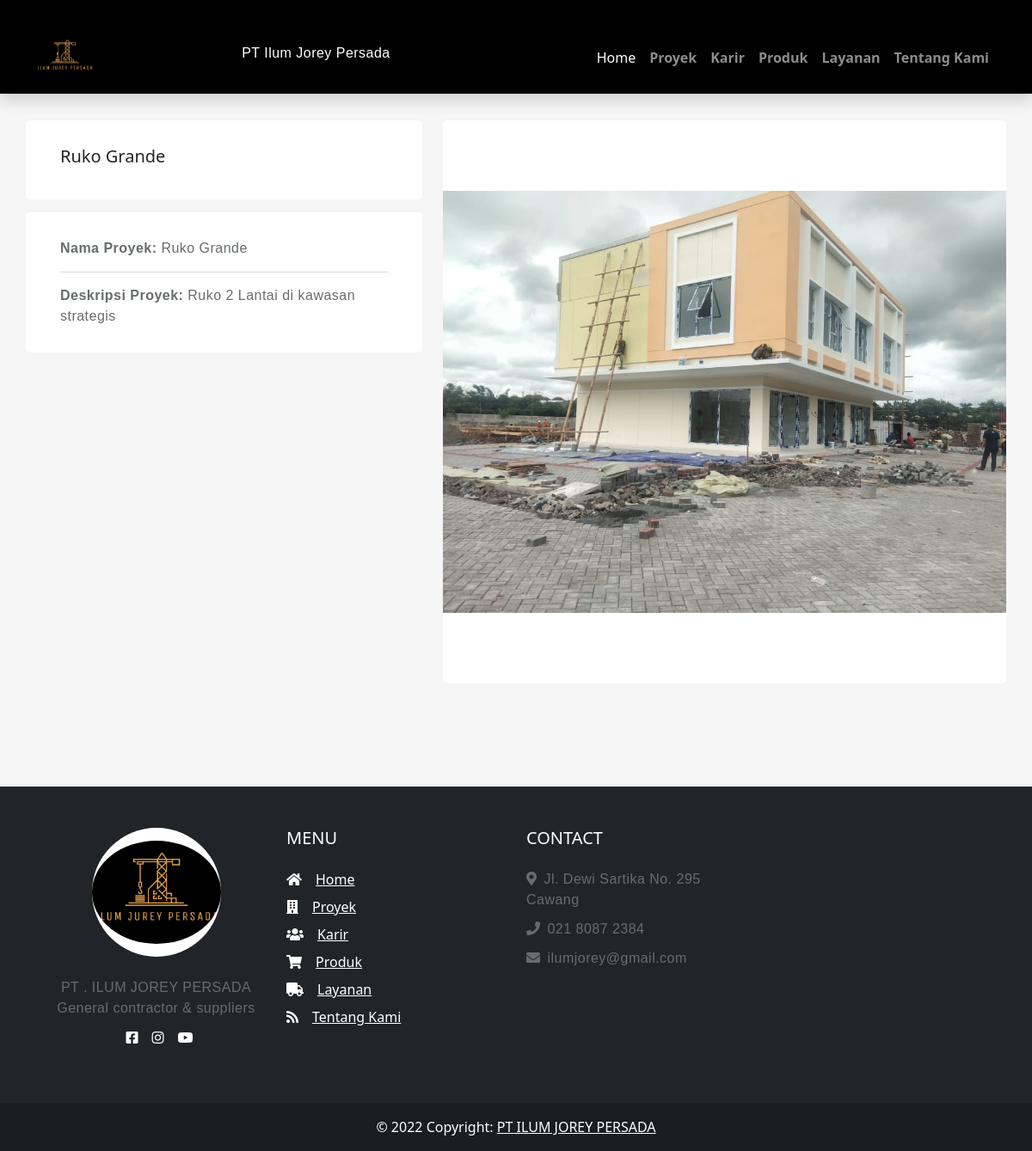
The app's page /detailproyek.php?ID_Proyek=1 with its own data.
### tables this page shows
CREATE TABLE `proyek` (
  `ID_Proyek` int(3) NOT NULL,
  `Nama_Proyek` text NOT NULL,
  `Deskripsi_Proyek` text NOT NULL,
  `gambar` varchar(255) NOT NULL
);

### detailproyek.php (the view, shortened to what this page needs)
<!DOCTYPE html>
<lang="en">
  <head>
    <link href="https://cdn.jsdelivr.net/npm/bootstrap@5.0.2/dist/css/bootstrap.min.css" rel="stylesheet" />
    <link rel="stylesheet" href="https://cdn.jsdelivr.net/npm/bootstrap-icons@1.8.3/font/bootstrap-icons.css">
    <link rel="stylesheet" href="style.css">
  </head>
  <nav class="navbar navbar-expand-lg navbar-dark shadow fixed-top" style="background-color: #000000;">
    <div class="container" style=" margin-bottom: -2%">
      <a class="navbar-brand" style="width:20%" href="#"> <img class="anjay" src="image/logo.jpeg" style="width:30%; padding:12% 0% ">
      </a>
      <p class="text-white">PT Ilum Jorey Persada</p>
      <div class="collapse navbar-collapse" id="navbarNav">
        <ul class="navbar-nav ms-auto">
          <li class="nav-item">
            <a class="nav-link active" aria-current="page" href="index.php#">Home</a>
          </li>
          <li class="nav-item">
            <a class="fw-bold nav-link" href="index.php#Proyek">Proyek</a>
          </li>
          <li class="nav-item">
            <a class="fw-bold nav-link" href="index.php#Karir">Karir</a>
          </li>
          <li class="nav-item">
            <a class="fw-bold nav-link" href="index.php#Produk">Produk</a>
          </li>
          <li class="nav-item">
            <a class="fw-bold nav-link" href="index.php#Layanan">Layanan</a>
          </li>
          <li class="nav-item">
            <a class="fw-bold nav-link" href="index.php#About">Tentang Kami</a>
          </li>
        </ul>
      </div>
    </div>
  </nav>
  <link rel="stylesheet" href="style2.css">
  <link rel="stylesheet" href="https://cdnjs.cloudflare.com/ajax/libs/font-awesome/5.12.1/css/all.min.css" />
  <?php
  include "config.php";
  $ID_Proyek = $_GET['ID_Proyek'];
  $data = mysqli_query($sambungin, "SELECT * FROM proyek where ID_Proyek='$ID_Proyek'");
  $d = mysqli_fetch_array($data);
  ?>
  <div class="container" style="padding:10% 0%">
    <div class="row">
      <div class="col-md-5">
        <div class="project-info-box mt-0">
          <h5><?php echo $d['Nama_Proyek'] ?></h5>
        </div>
        <div class="project-info-box">
          <p><b>Nama Proyek:</b> <?php echo $d['Nama_Proyek'] ?></p>
          <p><b>Deskripsi Proyek:</b> <?php echo $d['Deskripsi_Proyek'] ?></p>
        </div>
      </div>
      <div class="col-md-7">
        <img src="admin/upload/<?php echo $d['gambar']; ?>" alt="project-image" class="rounded">
      </div>
    </div>
  </div>
  <footer class="bg-dark text-center text-lg-start text-white">
    <div class="container p-4">
      <div class="row my-4">
        <div class="col-lg-3 col-md-6 mb-4 mb-md-0">
          <div class="rounded-circle bg-white shadow-1-strong d-flex align-items-center justify-content-center mb-4 mx-auto" style="width: 150px; height: 150px;">
            <img src="image/logo.jpeg" alt="ilum" width="200" class="rounded-circle">
          </div>
          <p class="text-center">PT . ILUM JOREY PERSADA General contractor & suppliers</p>
          <ul class="list-unstyled d-flex flex-row justify-content-center">
            <li>
              <a class="text-white px-2" href="#!">
                <i class="fab fa-facebook-square"></i>
              </a>
            </li>
            <li>
              <a class="text-white px-2" href="#!">
                <i class="fab fa-instagram"></i>
              </a>
            </li>
            <li>
              <a class="text-white ps-2" href="#!">
                <i class="fab fa-youtube"></i>
              </a>
            </li>
          </ul>
        </div>
        <div class="col-lg-3 col-md-6 mb-4 mb-md-0">
          <h5 class="text-uppercase mb-4">Menu</h5>
          <ul class="list-unstyled">
            <li class="mb-2">
              <a href="#" class="text-white"><i class="fas fa-home pe-3"></i>Home</a>
            </li>
            <li class="mb-2">
              <a href="#Proyek" class="text-white"><i class="fas fa-building pe-3"></i>Proyek</a>
            </li>
            <li class="mb-2">
              <a href="#Karir" class="text-white"><i class="fas fa-users pe-3"></i>Karir</a>
            </li>
            <li class="mb-2">
              <a href="#Produk" class="text-white"><i class="fas fa-shopping-cart pe-3"></i>Produk</a>
            </li>
            <li class="mb-2">
              <a href="#Layanan" class="text-white"><i class="fas fa-truck pe-3"></i>Layanan</a>
            </li>
            <li class="mb-2">
              <a href="#About" class="text-white"><i class="fas fa-rss pe-3"></i>Tentang Kami</a>
            </li>
          </ul>
        </div>
        <div class="col-lg-3 col-md-6 mb-4 mb-md-0">
          <h5 class="text-uppercase mb-4">Contact</h5>
          <ul class="list-unstyled">
            <li>
              <p><i class="fas fa-map-marker-alt pe-2"></i>Jl. Dewi Sartika No. 295 Cawang</p>
            </li>
            <li>
              <p><i class="fas fa-phone pe-2"></i>021 8087 2384</p>
            </li>
            <li>
              <p><i class="fas fa-envelope pe-2 mb-0"></i>ilumjorey@gmail.com</p>
            </li>
          </ul>
        </div>
      </div>
    </div>
    <div class="text-center p-3" style="background-color: rgba(0, 0, 0, 0.2)">
      © 2022 Copyright:
      <a class="text-white">PT ILUM JOREY PERSADA</a>
    </div>
  </footer>
  </body>
  </html>

### style2.css (style rules this page uses)
.project-info-box { margin: 15px 0; background-color: #fff; padding: 30px 40px; border-radius: 5px; }
.project-info-box p { margin-bottom: 15px; padding-bottom: 15px; border-bottom: 1px solid #d5dadb; }
.project-info-box p:last-child { margin-bottom: 0; padding-bottom: 0; border-bottom: none; }
img { width: 100%; max-width: 100%; height: auto; -webkit-backface-visibility: hidden; }
.rounded { border-radius: 5px !important; }
.mb-0 { margin-bottom: 0 !important; }
p { font-family: "Barlow", sans-serif !important; font-weight: 300; font-size: 1rem; color: #686c6d; letter-spacing: 0.03rem; margin-bottom: 10px; }
b, strong { font-weight: 700 !important; }

### records on screen
proyek: Nama_Proyek "Ruko Grande", Deskripsi_Proyek "Ruko 2 Lantai di kawasan strategis", gambar (picture)
